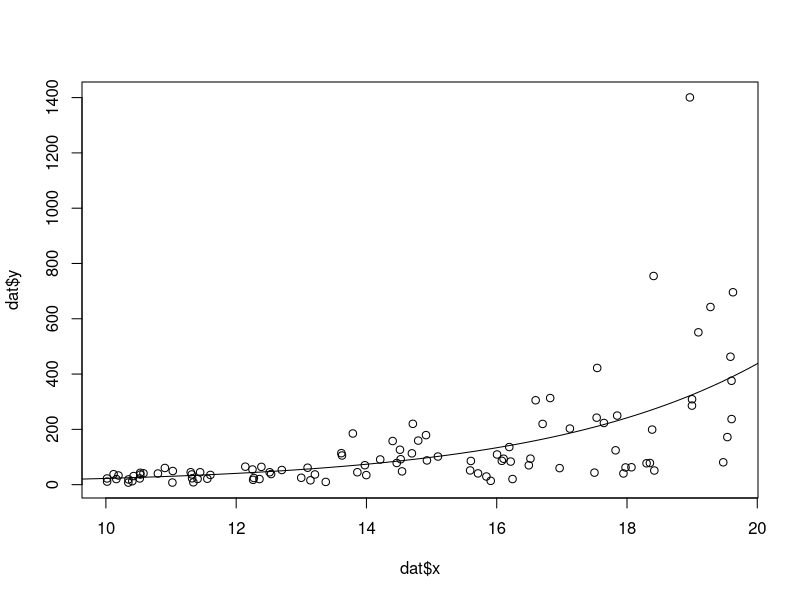
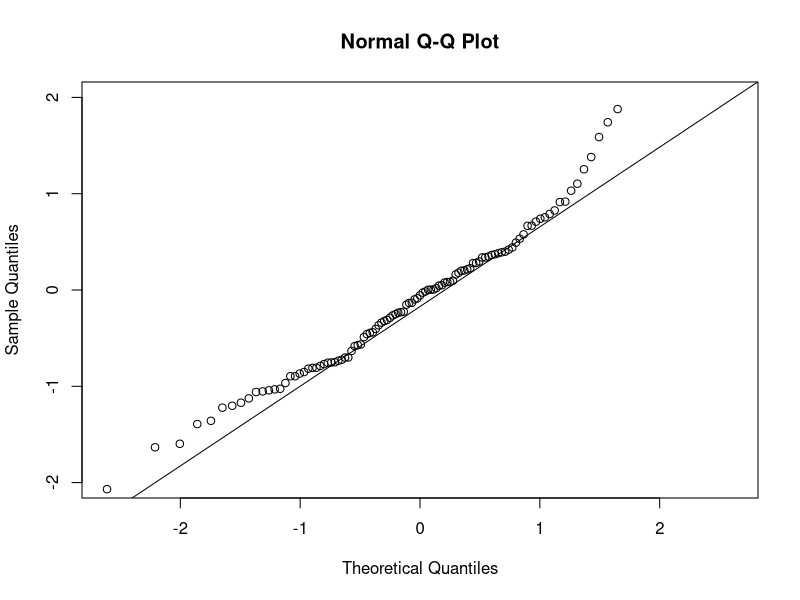

Here is the R script that generated these plots, in order:
################
# solution MA1 #
################

#ex 2
# set.seed(341)
# n <- 100
# x <- runif(n,10,20)
# 
# X <- matrix(cbind(rep(1,n),x),n,2)
# beta <- c(0.1,0.3)
# 
# y <- rgamma(n,shape=2,rate = 2/(exp(beta[1]+beta[2]*x)))
#write.table(data.frame(cbind(y,x)),"gamma regression data.txt",sep="\t")

dat <- read.table("gamma regression data.txt")

plot(dat$x,dat$y)
n <- nrow(dat)
X <- matrix(cbind(rep(1,n),dat$x),n,2)
y <- dat$y
# IWLS iteration
beta <-c(0.5,0.5)
beta.seq <- array(dim=c(10,2))
for(step in 1:10) {
  
  eta<- X%*%beta  
  z <- eta + (y-exp(eta))/exp(eta)
  beta.seq[step,] <- solve(t(X)%*%X)%*%t(X)%*%z
  beta <- beta.seq[step,] 
}
beta.seq  

#standard errors
sqrt(0.5*diag(solve(t(X)%*%X)))

# plotting regression line  
xx <- seq(0,100,by=0.1)
lines(xx,exp(beta[1]+beta[2]*xx))

# check
glm(y  ~ x, data=dat, family= Gamma(link="log") )

# ex 3
#dat <- airquality
#dat$wind_speed <- cut(dat$Wind,quantile(dat$Wind))
#dat <- dat[,c(1:2,4,7)]
#write.table(dat,"pollution.txt",sep="\t")
dat <- read.table("pollution.txt")


# first model
mod <- lm(Ozone ~ Solar.R + Temp + wind_speed, data = dat)
summary(mod)

# normality check
r <- rstandard(mod)
qqnorm(r,ylim=c(-2,2))
qqline(r)
#normality reasonable

#outliers
table(cooks.distance(mod)>1)
# no outliers

# prediction and confidence interval
pred <- predict(mod,newdata = data.frame(Solar.R=100,Temp=70, wind_speed="(1.7,7.4]"),se.fit = T)
pred$fit - qnorm(0.975)*pred$se.fit
pred$fit + qnorm(0.975)*pred$se.fit
# alternatively
pred_int <- predict(mod,newdata = data.frame(Solar.R=100,Temp=70, wind_speed="(1.7,7.4]"), interval = "confidence")

# looking for significant interactions
mod_1 <- lm(Ozone ~ Solar.R + Temp + wind_speed + Temp:wind_speed, data = dat)
summary(mod_1)
anova(mod, mod_1) # barely significant

mod_2 <- lm(Ozone ~ Solar.R + Temp + wind_speed + Temp:Solar.R, data = dat)
anova(mod, mod_2) # significant

mod_3 <- lm(Ozone ~ Solar.R + Temp + wind_speed + wind_speed:Solar.R, data = dat)
anova(mod, mod_3) # not significant

# a possible new model is 
mod_2 <- lm(Ozone ~ Solar.R + Temp + wind_speed + Temp:Solar.R, data = dat)
anova(mod_2) 

# alternatively, we could use the step function
mod_full <- lm(Ozone ~ (Solar.R+Temp+wind_speed)^2, data=dat)
step(mod_full)
